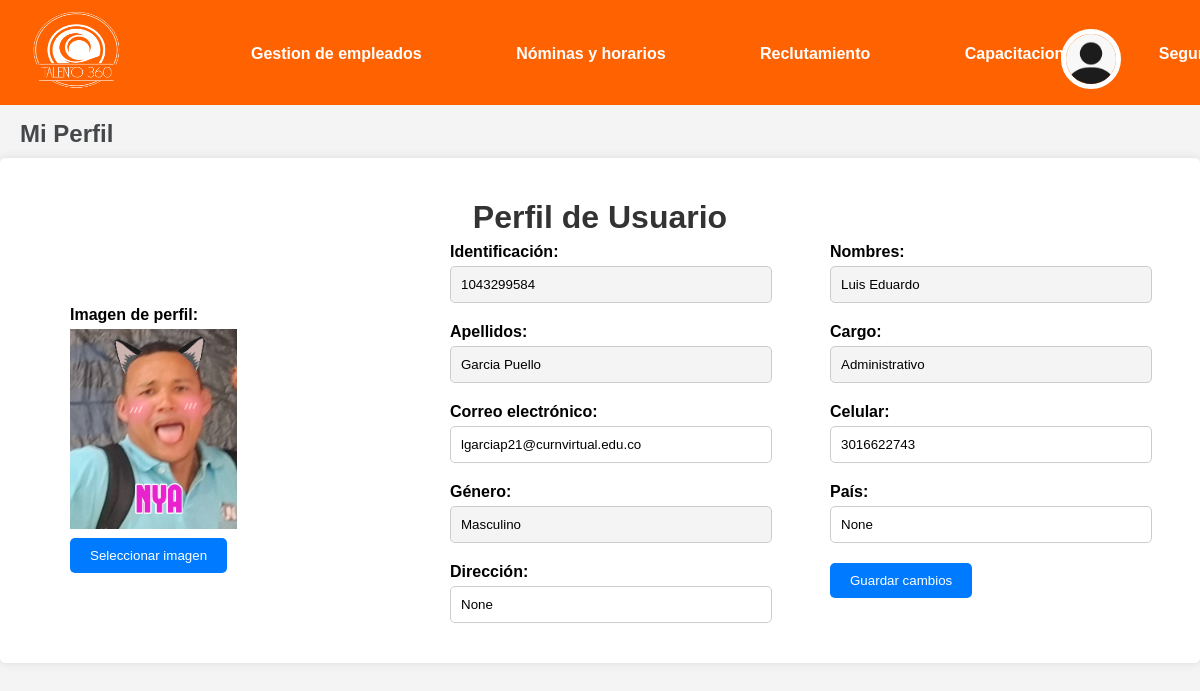
The app's page /guardar-cambios-usuario/ (signed in) with its own data.
### main/models.py (models this page shows, shortened)
class Usuario(AbstractBaseUser):
    id = models.AutoField(primary_key=True)
    username = models.CharField(("Identificacion"), unique=True, max_length=100, default="")
    nombres = models.CharField(max_length=50, blank=False)
    apellidos = models.CharField(max_length=50, blank=False, default="")
    email = models.EmailField(unique=True)
    celular = models.CharField(max_length=15, blank=False, unique=True)
    genero = models.CharField(max_length=10, choices=[('Masculino', 'Masculino'), ('Femenino', 'Femenino'), ('Otro', 'Otro')])
    cargo = models.CharField(max_length=50, choices=[('Administrativo', 'Administrativo'), ('Contador', 'Contador'), ('Recursos humanos', 'Recursos humanos')], default='')
    imagen = models.ImageField(("Imagen de perfil"), upload_to='perfil/', height_field=None, width_field=None, max_length=200, blank=True, null=True)
    usuario_activo = models.BooleanField(default=True)
    usuario_administrador = models.BooleanField(default=False)
    objects = UsuarioManager()
    pais = models.CharField(max_length=100, blank=True, null=True)
    direccion = models.CharField(max_length=255, blank=True, null=True)
    fecha_nacimiento = models.DateField(blank=True, null=True)
    USERNAME_FIELD = 'username'
    REQUIRED_FIELDS = ['nombres', 'apellidos', 'email',]

### main/views.py (the view)
# urls.py: path('guardar-cambios-usuario/', guardar_cambios_usuario, name='guardar_cambios_usuario'),
@csrf_protect
def guardar_cambios_usuario(request):
    if request.method == 'POST':
        form = UsuarioForm(request.POST, request.FILES, instance=request.user)
        if form.is_valid():
            form.save()
            return redirect('user_information')
    else:
        form = UsuarioForm(instance=request.user)
    return render(request, 'registration/user_information.html', {'form': form})

### main/forms.py
class UsuarioForm(forms.ModelForm):
    class Meta:
        model = Usuario
        fields = ['nombres', 'apellidos', 'email', 'celular', 'genero', 'direccion', 'imagen', 'pais', 'fecha_nacimiento']

### main/templates/registration/user_information.html (shortened to what this page needs)
{% extends "dashboard/header.html" %}
{% load static %}
{% block content %}
<h2>Mi Perfil</h2>
<div class="container">
    <h1>Perfil de Usuario</h1>
    <form action="{% url 'guardar_cambios_usuario' %}" method="post" enctype="multipart/form-data">
        <div class="form-group1">
            <label for="imagen">Imagen de perfil:</label>
            {% if user.imagen %}
                <img id="preview" src="{{ user.imagen.url }}" alt="Imagen de perfil" style="max-width: 200px; max-height: 200px;">
            {% else %}
                <img id="preview" src="{% static 'images/default.png' %}" alt="Imagen de perfil predeterminada" class="profile-image" style="max-width: 200px; max-height: 200px;">
                <p>No hay imagen de perfil</p>
            {% endif %}
            <div class="file-input-container">
                <button class="file-input-button">Seleccionar imagen</button>
            </div>
        </div>
        <div class="container-2">
            <div class="form-group">
                <label for="username">Identificación:</label>
                <input type="text" id="username" name="username" value="{{ user.username }}" readonly>
            </div>
            <div class="form-group">
                <label for="nombres">Nombres:</label>
                <input type="text" id="nombres" name="nombres" value="{{ user.nombres }}" readonly>
            </div>
            <div class="form-group">
                <label for="apellidos">Apellidos:</label>
                <input type="text" id="apellidos" name="apellidos" value="{{ user.apellidos }}" readonly>
            </div>
            <div class="form-group">
                <label for="cargo">Cargo:</label>
                <input type="text" id="cargo" name="cargo" value="{{ user.cargo }}" readonly>
            </div>
            <div class="form-group">
                <label for="email">Correo electrónico:</label>
                <input type="email" id="email" name="email" value="{{ user.email }}">
            </div>
            <div class="form-group">
                <label for="celular">Celular:</label>
                <input type="text" id="celular" name="celular" value="{{ user.celular }}">
            </div>
            <div class="form-group">
                <label for="genero">Género:</label>
                <input type="text" id="genero" name="genero" value="{{ user.genero }}" readonly>
            </div>
            <div class="form-group">
                <label for="pais">País:</label>
                <input type="text" id="pais" name="pais" value="{{ user.pais }}">
            </div>
            <div class="form-group">
                <label for="direccion">Dirección:</label>
                <input type="text" id="direccion" name="direccion" value="{{ user.direccion }}">
            </div>
            <div class="form-group">
                <input type="submit" value="Guardar cambios">
            </div>
        </div>
    </form>
</div>
{% endblock %}

### main/static/CSS/dashboard.css (style rules this page uses)
body { background-color: #f4f4f4; }

### main/templates/registration/user_information.html (style rules this page uses)
body { font-family: Arial, sans-serif; background-color: #f4f4f4; margin: 0; padding: 0; z-index: -1; }
.container { margin-top: -80px; max-width: 1300px; margin: 50px auto; padding: 20px; background-color: #fff; border-radius: 5px; box-shadow: 0 0 10px rgba(0, 0, 0, 0.1); display: flex; flex-direction: column; }
h1 { text-align: center; color: #333; margin-bottom: 70px; }
.form-group { margin-bottom: 20px; margin-right: 50px; width: 300px; margin-left: auto; max-width: 300px; }
.form-group1 { margin-bottom: 20px; margin-left: 50px; }
.form-group1 label { display: block; font-weight: bold; margin-bottom: 5px; }
.file-input-container { position: relative; width: fit-content; }
.file-input-button { background-color: #007bff; color: #fff; border: none; padding: 10px 20px; border-radius: 5px; cursor: pointer; transition: background-color 0.3s ease; margin-top: 5px; }
label { display: block; font-weight: bold; margin-bottom: 5px; z-index: -1; margin-right: 10px; }
input[type="text"], input[type="email"], input[type="date"], input[type="file"] { width: 100%; padding: 10px; border-radius: 5px; border: 1px solid #ccc; margin-right: 10px; }
input[type="text"][readonly] { background-color: #f4f4f4; cursor: not-allowed; margin-right: 10px; }
input[type="submit"] { background-color: #007bff; color: #fff; border: none; padding: 10px 20px; border-radius: 5px; cursor: pointer; transition: background-color 0.3s ease; }
img { max-width: 200px; }
h2 { margin-top: 120px; margin-bottom: -40px; margin-left: 20px; color: rgb(69, 72, 74); }
.container-2 { margin-top: -350px; margin-left: 400px; display: grid; grid-template-columns: repeat(2, 1fr); gap: -50px; }

### records on screen
Usuario: imagen (picture), username "1043299584", nombres "Luis Eduardo", apellidos "Garcia Puello", cargo "Administrativo", email "lgarciap21@curnvirtual.edu.co", celular "3016622743", genero "Masculino", pais "None", direccion "None"
